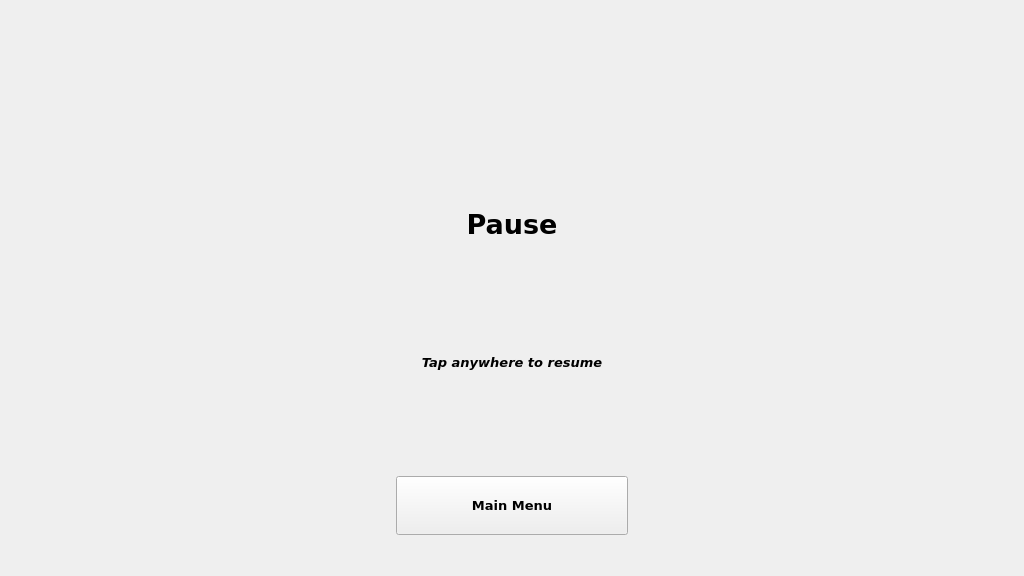
<?xml version="1.0" encoding="UTF-8"?>
<ui version="4.0">
 <class>PausePage</class>
 <widget class="QWidget" name="PausePage">
  <property name="geometry">
   <rect>
    <x>0</x>
    <y>0</y>
    <width>1024</width>
    <height>576</height>
   </rect>
  </property>
  <property name="windowTitle">
   <string>Form</string>
  </property>
  <layout class="QVBoxLayout" name="verticalLayout_2" stretch="8,10,6,9">
   <property name="sizeConstraint">
    <enum>QLayout::SetNoConstraint</enum>
   </property>
   <item>
    <spacer name="verticalSpacer_2">
     <property name="orientation">
      <enum>Qt::Vertical</enum>
     </property>
     <property name="sizeHint" stdset="0">
      <size>
       <width>20</width>
       <height>40</height>
      </size>
     </property>
    </spacer>
   </item>
   <item>
    <widget class="QLabel" name="ui_pause_label_">
     <property name="font">
      <font>
       <family>Verdana</family>
       <pointsize>20</pointsize>
       <weight>75</weight>
       <bold>true</bold>
      </font>
     </property>
     <property name="text">
      <string>Pause</string>
     </property>
     <property name="alignment">
      <set>Qt::AlignCenter</set>
     </property>
    </widget>
   </item>
   <item>
    <widget class="QLabel" name="ui_tap_label_">
     <property name="font">
      <font>
       <family>Verdana</family>
       <pointsize>10</pointsize>
       <weight>75</weight>
       <italic>true</italic>
       <bold>true</bold>
      </font>
     </property>
     <property name="text">
      <string>Tap anywhere to resume</string>
     </property>
     <property name="alignment">
      <set>Qt::AlignCenter</set>
     </property>
    </widget>
   </item>
   <item>
    <layout class="QVBoxLayout" name="verticalLayout" stretch="2,2,1">
     <property name="sizeConstraint">
      <enum>QLayout::SetNoConstraint</enum>
     </property>
     <item>
      <spacer name="verticalSpacer">
       <property name="orientation">
        <enum>Qt::Vertical</enum>
       </property>
       <property name="sizeHint" stdset="0">
        <size>
         <width>20</width>
         <height>40</height>
        </size>
       </property>
      </spacer>
     </item>
     <item>
      <layout class="QHBoxLayout" name="horizontalLayout" stretch="5,3,5">
       <property name="spacing">
        <number>0</number>
       </property>
       <property name="sizeConstraint">
        <enum>QLayout::SetNoConstraint</enum>
       </property>
       <item>
        <spacer name="horizontalSpacer">
         <property name="orientation">
          <enum>Qt::Horizontal</enum>
         </property>
         <property name="sizeHint" stdset="0">
          <size>
           <width>40</width>
           <height>20</height>
          </size>
         </property>
        </spacer>
       </item>
       <item>
        <widget class="Button" name="ui_main_menu_button_">
         <property name="sizePolicy">
          <sizepolicy hsizetype="Expanding" vsizetype="Expanding">
           <horstretch>0</horstretch>
           <verstretch>0</verstretch>
          </sizepolicy>
         </property>
         <property name="font">
          <font>
           <family>Verdana</family>
           <pointsize>10</pointsize>
           <weight>75</weight>
           <bold>true</bold>
          </font>
         </property>
         <property name="text">
          <string>Main Menu</string>
         </property>
        </widget>
       </item>
       <item>
        <spacer name="horizontalSpacer_2">
         <property name="orientation">
          <enum>Qt::Horizontal</enum>
         </property>
         <property name="sizeHint" stdset="0">
          <size>
           <width>40</width>
           <height>20</height>
          </size>
         </property>
        </spacer>
       </item>
      </layout>
     </item>
     <item>
      <spacer name="verticalSpacer_3">
       <property name="orientation">
        <enum>Qt::Vertical</enum>
       </property>
       <property name="sizeHint" stdset="0">
        <size>
         <width>20</width>
         <height>40</height>
        </size>
       </property>
      </spacer>
     </item>
    </layout>
   </item>
  </layout>
 </widget>
 <customwidgets>
  <customwidget>
   <class>Button</class>
   <extends>QPushButton</extends>
   <header>src/menu/button.h</header>
  </customwidget>
 </customwidgets>
 <resources/>
 <connections>
  <connection>
   <sender>ui_main_menu_button_</sender>
   <signal>clicked()</signal>
   <receiver>PausePage</receiver>
   <slot>ReturnToMainMenu()</slot>
   <hints>
    <hint type="sourcelabel">
     <x>200</x>
     <y>264</y>
    </hint>
    <hint type="destinationlabel">
     <x>199</x>
     <y>149</y>
    </hint>
   </hints>
  </connection>
 </connections>
 <slots>
  <slot>ReturnToMainMenu()</slot>
 </slots>
</ui>
